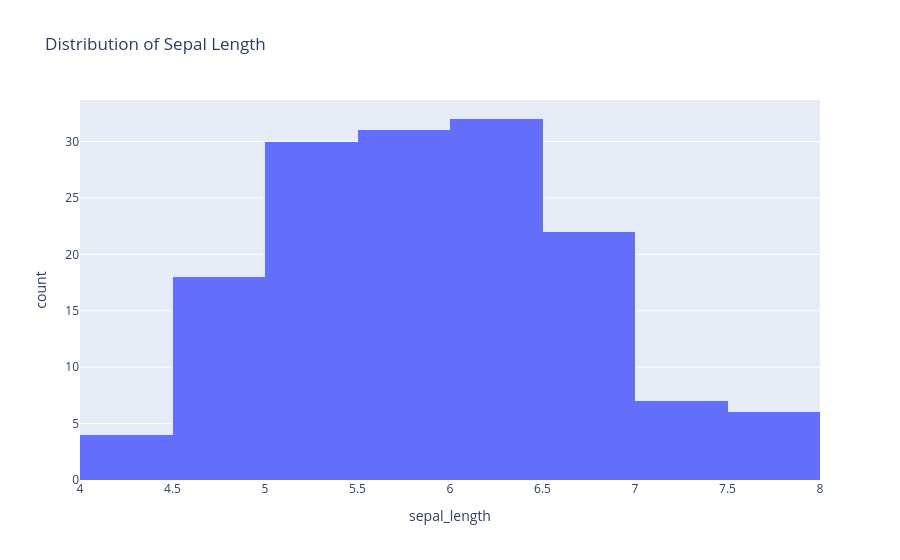

Notebook source saved alongside this figure:
### Code cell
fig = px.histogram(df, x="sepal_length", title="Distribution of Sepal Length")
fig.show()

### Figure 1 — Plotly figure (JSON) as saved in the notebook; plotly's stock layout.template omitted (floating-point values rounded to 4 significant figures; data arrays with more than 128 entries replaced by an {"elided": "..."} marker saying what was removed)
{"data": [{"bingroup": "x", "hovertemplate": "sepal_length=%{x}<br>count=%{y}<extra></extra>", "legendgroup": "", "marker": {"color": "#636efa", "pattern": {"shape": ""}}, "name": "", "orientation": "v", "showlegend": false, "type": "histogram", "x": {"elided": "150 float values"}, "xaxis": "x", "yaxis": "y"}], "layout": {"barmode": "relative", "legend": {"tracegroupgap": 0}, "title": {"text": "Distribution of Sepal Length"}, "xaxis": {"anchor": "y", "domain": [0, 1], "title": {"text": "sepal_length"}}, "yaxis": {"anchor": "x", "domain": [0, 1], "title": {"text": "count"}}}}
